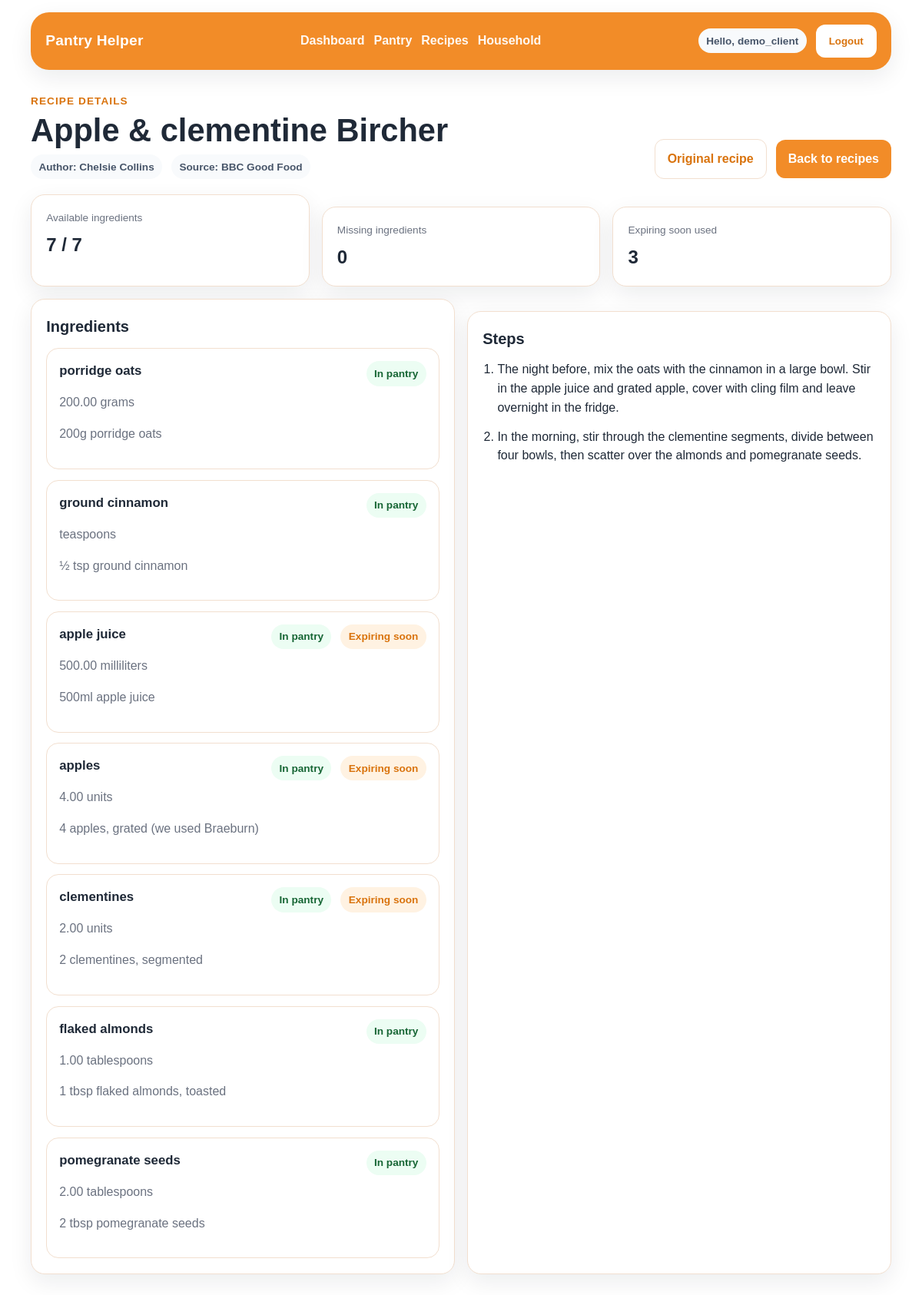
The page /recipes/5/ (signed in) on the database its author committed.
### app/models.py (models this page shows, shortened)
class Recipe(models.Model):
    household = models.ForeignKey(
        Household,
        on_delete=models.CASCADE,
        related_name='recipes',
        null=True,
        blank=True
    )
    created_by = models.ForeignKey(
        User,
        on_delete=models.SET_NULL,
        null=True,
        blank=True,
        related_name='created_recipes'
    )
    name = models.CharField(max_length=200)
    author = models.CharField(max_length=120, blank=True)
    source_url = models.URLField(blank=True)
    source_site = models.CharField(max_length=100, blank=True)
    is_preloaded = models.BooleanField(default=False)
    ingredients = models.ManyToManyField(
        Ingredient,
        through='RecipeIngredient',
        related_name='recipes'
    )
    class Meta:
        ordering = ['name']
        permissions = [
            ('view_suggested_recipes', 'Can view suggested recipes'),
        ]

class RecipeIngredient(models.Model):
    recipe = models.ForeignKey(
        Recipe,
        on_delete=models.CASCADE,
        related_name='recipe_ingredients'
    )
    ingredient = models.ForeignKey(
        Ingredient,
        on_delete=models.CASCADE,
        related_name='recipe_links'
    )
    quantity = models.DecimalField(
        max_digits=8,
        decimal_places=2,
        null=True,
        blank=True
    )
    unit = models.CharField(
        max_length=20,
        choices=Unit.choices,
        blank=True,
    )
    line_text = models.TextField(blank=True)
    position = models.PositiveSmallIntegerField(default=1)
    class Meta:
        ordering = ['position']
        unique_together = ('recipe', 'position')

class Ingredient(models.Model):
    name = models.CharField(max_length=120)
    category = models.ForeignKey(
        Category,
        on_delete=models.SET_NULL,
        null=True,
        blank=True,
        related_name='ingredients'
    )
    class Meta:
        ordering = ['name']

class RecipeStep(models.Model):
    recipe = models.ForeignKey(
        Recipe,
        on_delete=models.CASCADE,
        related_name='steps'
    )
    step_text = models.TextField()
    position = models.PositiveSmallIntegerField(default=1)
    class Meta:
        ordering = ['position']
        unique_together = ('recipe', 'position')

### app/views.py (the view)
# urls.py: path('recipes/<int:recipe_id>/', views.recipe_detail, name='recipe_detail'),
@login_required
@permission_required('app.view_recipe', raise_exception=True)
def recipe_detail(request, recipe_id):
    membership = get_membership(request.user)
    role = get_user_role(request.user)
    visible_filter = Q(is_preloaded=True, household__isnull=True)
    if membership is not None:
        visible_filter |= Q(household=membership.household)
    recipe = get_object_or_404(
        Recipe.objects.select_related(
            'household',
            'created_by',
        ).prefetch_related(
            'recipe_ingredients__ingredient',
            'steps',
        ),
        visible_filter,
        pk=recipe_id,
    )
    available_ingredient_ids = set()
    expiring_ingredient_ids = set()
    if membership:
        today = timezone.localdate()
        expiring_limit = today + timedelta(days=7)
        available_foods = Food.objects.filter(
            household=membership.household,
            quantity__gte=1,
        )
        for food in available_foods:
            available_ingredient_ids.add(food.ingredient_id)
            if food.expiry_date and today <= food.expiry_date <= expiring_limit:
                expiring_ingredient_ids.add(food.ingredient_id)
    recipe_ingredients = list(recipe.recipe_ingredients.all())
    available_count = 0
    expiring_match_count = 0
    for recipe_ingredient in recipe_ingredients:
        recipe_ingredient.is_available = recipe_ingredient.ingredient_id in available_ingredient_ids
        recipe_ingredient.is_expiring_soon = recipe_ingredient.ingredient_id in expiring_ingredient_ids
        if recipe_ingredient.is_available:
            available_count += 1
        if recipe_ingredient.is_expiring_soon:
            expiring_match_count += 1
    total_ingredients = len(recipe_ingredients)
    missing_count = total_ingredients - available_count
    is_household_recipe = (
        membership is not None
        and recipe.household_id == membership.household_id
        and not recipe.is_preloaded
    )
    tparams = {
        'recipe': recipe,
        'recipe_ingredients': recipe_ingredients,
        'steps': recipe.steps.all(),
        'available_count': available_count,
        'missing_count': missing_count,
        'expiring_match_count': expiring_match_count,
        'membership': membership,
        'role': role,
        'is_household_recipe': is_household_recipe,
        'can_manage_recipe': is_household_recipe and request.user.has_perm('app.change_recipe'),
        'can_delete_recipe': is_household_recipe and request.user.has_perm('app.delete_recipe'),
    }
    return render(request, 'app/recipes/recipedetail.html', tparams)

### app/utils.py (called while the page is built)
def get_user_role(user):
    if not user.is_authenticated:
        return None
    group = user.groups.filter(name__in=ROLE_GROUPS).first()
    return group.name if group else None

def get_membership(user):
    return getattr(user, 'household_member', None)

### app/templates/app/recipes/recipedetail.html (shortened to what this page needs)
{% extends "base.html" %}
{% block content %}
<div class="page-header">
    <div>
        <span class="eyebrow">Recipe details</span>
        <h1>{{ recipe.name }}</h1>
        <div class="tag-row">
            {% if recipe.author %}
                <span class="tag tag-muted">Author: {{ recipe.author }}</span>
            {% endif %}
            {% if recipe.source_site %}
                <span class="tag tag-muted">Source: {{ recipe.source_site }}</span>
            {% endif %}
        </div>
    </div>
    <div class="page-actions">
        {% if recipe.source_url %}
            <a href="{{ recipe.source_url }}" class="btn btn-secondary" target="_blank" rel="noopener noreferrer">
                Original recipe
            </a>
        {% endif %}
        <a href="{% url 'app:recipe_list' %}" class="btn">Back to recipes</a>
    </div>
</div>
<div class="card-grid card-grid-3">
    <article class="card">
        <span class="stat-label">Available ingredients</span>
        <div class="stat-value">{{ available_count }} / {{ recipe_ingredients|length }}</div>
    </article>
    <article class="card">
        <span class="stat-label">Missing ingredients</span>
        <div class="stat-value">{{ missing_count }}</div>
    </article>
    <article class="card">
        <span class="stat-label">Expiring soon used</span>
        <div class="stat-value">{{ expiring_match_count }}</div>
    </article>
</div>
<div class="dashboard-grid">
    <section class="card">
        <h2>Ingredients</h2>
        <div class="list-stack">
            {% for recipe_ingredient in recipe_ingredients %}
                <div class="list-row">
                    <div class="list-row-head">
                        <div>
                            <h3>{{ recipe_ingredient.ingredient.name }}</h3>
                            <p class="muted">
                                {% if recipe_ingredient.quantity %}{{ recipe_ingredient.quantity }}{% endif %}
                                {% if recipe_ingredient.unit %} {{ recipe_ingredient.unit }}{% endif %}
                            </p>
                            {% if recipe_ingredient.line_text %}
                                <p class="helper-text">{{ recipe_ingredient.line_text }}</p>
                            {% endif %}
                        </div>
                        <div class="tag-row">
                            {% if recipe_ingredient.is_available %}
                                <span class="tag tag-success">In pantry</span>
                            {% else %}
                                <span class="tag tag-warning">Missing</span>
                            {% endif %}
                            {% if recipe_ingredient.is_expiring_soon %}
                                <span class="tag">Expiring soon</span>
                            {% endif %}
                        </div>
                    </div>
                </div>
            {% endfor %}
        </div>
    </section>
    <section class="card">
        <h2>Steps</h2>
        <ol class="step-list">
            {% for step in steps %}
                <li>{{ step.step_text }}</li>
            {% empty %}
                <li>No steps available.</li>
            {% endfor %}
        </ol>
    </section>
</div>
{% endblock %}

### app/templates/loginpartial.html (shortened to what this page needs)
{% if user.is_authenticated %}
    <div class="auth-box">
        <span class="tag tag-muted">Hello, {{ user.username }}</span>
        <form action="{% url 'logout' %}" method="post" class="inline-form">
            <button type="submit" class="btn btn-light">Logout</button>
        </form>
    </div>
{% else %}
    <a href="{% url 'login' %}" class="btn btn-light">Login</a>
{% endif %}

### static/css/style.css (style rules this page uses)
:root { --bg: #ffffff; --surface: #ffffff; --surface-soft: #fff7ef; --border: #f2dfcf; --text: #1f2937; --muted: #6b7280; --accent: #f28c28; --accent-dark: #d9730d; --accent-soft: #fff2e2; --success-soft: #ecfdf3; --success-text: #166534; --warning-soft: #fff7ed; --warning-text: #9a3412; --danger-soft: #fff1f2; --danger-text: #be123c; --shadow: 0 10px 30px rgba(17, 24, 39, 0.08); --radius: 18px; }
* { box-sizing: border-box; }
html { scroll-behavior: smooth; }
body { margin: 0; font-family: Arial, Helvetica, sans-serif; background: var(--bg); color: var(--text); line-height: 1.55; }
a { color: var(--accent-dark); text-decoration: none; }
.nav-links, .nav-user, .auth-box, .inline-form, .page-actions, .tag-row { display: flex; align-items: center; gap: 0.75rem; flex-wrap: wrap; }
.page-header { display: flex; justify-content: space-between; align-items: end; gap: 1rem; margin-bottom: 1.25rem; flex-wrap: wrap; }
.eyebrow { display: inline-block; font-size: 0.85rem; font-weight: 700; color: var(--accent-dark); text-transform: uppercase; letter-spacing: 0.08em; margin-bottom: 0.35rem; }
h1, h2, h3 { margin-top: 0; color: var(--text); }
h1 { font-size: clamp(1.9rem, 4vw, 2.6rem); line-height: 1.1; margin-bottom: 0.5rem; }
h2 { font-size: 1.25rem; margin-bottom: 0.8rem; }
h3 { font-size: 1.05rem; margin-bottom: 0.35rem; }
.page-subtitle, .muted, .item-notes, .helper-text { color: var(--muted); }
.card { background: var(--surface); border: 1px solid var(--border); border-radius: var(--radius); padding: 1.2rem; box-shadow: var(--shadow); }
.card + .card { margin-top: 1rem; }
.card-grid { display: grid; gap: 1rem; }
.card-grid-3 { grid-template-columns: repeat(3, minmax(0, 1fr)); }
.dashboard-grid { display: grid; grid-template-columns: repeat(2, minmax(0, 1fr)); gap: 1rem; margin-top: 1rem; }
.stat-label { display: block; font-size: 0.85rem; color: var(--muted); margin-bottom: 0.35rem; }
.stat-value { font-size: 1.5rem; font-weight: 700; }
.btn, button, input[type="submit"] { border: 0; border-radius: 12px; background: var(--accent); color: white; font-weight: 700; padding: 0.8rem 1rem; cursor: pointer; transition: 0.2s ease; text-decoration: none; display: inline-flex; align-items: center; justify-content: center; }
.btn-secondary { background: white; color: var(--accent-dark); border: 1px solid var(--border); }
.btn-light { background: white; color: var(--accent-dark); border: 1px solid rgba(255, 255, 255, 0.5); }
.tag { display: inline-flex; align-items: center; padding: 0.35rem 0.65rem; border-radius: 999px; background: var(--accent-soft); color: var(--accent-dark); font-size: 0.85rem; font-weight: 700; }
.tag-muted { background: #f8fafc; color: #475569; }
.tag-success { background: var(--success-soft); color: var(--success-text); }
.list-stack { display: grid; gap: 0.85rem; }
.list-row, .item-card, .member-row { border: 1px solid var(--border); border-radius: 16px; padding: 1rem; background: white; }
.item-card-head, .list-row-head { display: flex; justify-content: space-between; gap: 1rem; align-items: start; flex-wrap: wrap; }
form { margin: 0; }
.inline-form { margin: 0; }
.step-list { margin: 0; padding-left: 1.2rem; }
.step-list li + li { margin-top: 0.8rem; }

### rows shown on the page
Recipe: name "Apple & clementine Bircher", author "Chelsie Collins", source_site "BBC Good Food"
RecipeIngredient: ingredient.name "porridge oats", quantity "200.00", unit "grams", line_text "200g porridge oats", shows "In pantry"
RecipeIngredient: ingredient.name "ground cinnamon", unit "teaspoons", line_text "½ tsp ground cinnamon", shows "In pantry"
RecipeIngredient: ingredient.name "apple juice", quantity "500.00", unit "milliliters", line_text "500ml apple juice", shows "In pantry", shows "Expiring soon"
RecipeIngredient: ingredient.name "apples", quantity "4.00", unit "units", line_text "4 apples, grated (we used Braeburn)", shows "In pantry", shows "Expiring soon"
RecipeIngredient: ingredient.name "clementines", quantity "2.00", unit "units", line_text "2 clementines, segmented", shows "In pantry", shows "Expiring soon"
RecipeIngredient: ingredient.name "flaked almonds", quantity "1.00", unit "tablespoons", line_text "1 tbsp flaked almonds, toasted", shows "In pantry"
RecipeIngredient: ingredient.name "pomegranate seeds", quantity "2.00", unit "tablespoons", line_text "2 tbsp pomegranate seeds", shows "In pantry"
RecipeStep: step_text "The night before, mix the oats with the cinnamon in a large bowl. Stir in the apple juice and grated apple, cover with cling film and leave overnight in the fridge."
RecipeStep: step_text "In the morning, stir through the clementine segments, divide between four bowls, then scatter over the almonds and pomegranate seeds."

### other values the page prints
{{ user.username }} "demo_client"
{{ available_count }} "7"
{{ recipe_ingredients|length }} "7"
{{ missing_count }} "0"
{{ expiring_match_count }} "3"
